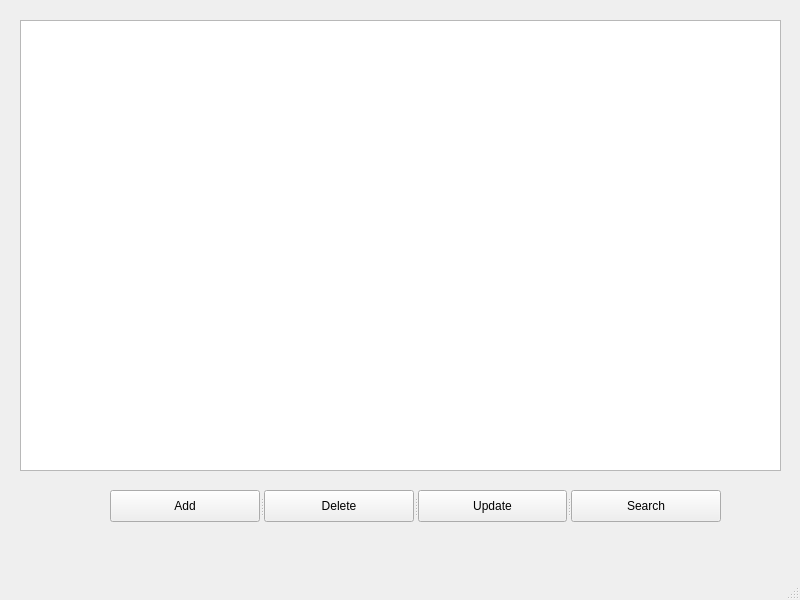
<?xml version="1.0" encoding="UTF-8"?>
<ui version="4.0">
 <class>ClinetWindow</class>
 <widget class="QMainWindow" name="ClinetWindow">
  <property name="geometry">
   <rect>
    <x>0</x>
    <y>0</y>
    <width>800</width>
    <height>600</height>
   </rect>
  </property>
  <property name="windowTitle">
   <string>MainWindow</string>
  </property>
  <widget class="QWidget" name="centralwidget">
   <widget class="QTableWidget" name="table">
    <property name="geometry">
     <rect>
      <x>20</x>
      <y>20</y>
      <width>761</width>
      <height>451</height>
     </rect>
    </property>
   </widget>
   <widget class="QSplitter" name="splitter">
    <property name="geometry">
     <rect>
      <x>110</x>
      <y>490</y>
      <width>611</width>
      <height>32</height>
     </rect>
    </property>
    <property name="orientation">
     <enum>Qt::Horizontal</enum>
    </property>
    <widget class="QPushButton" name="AddBtn">
     <property name="text">
      <string>Add</string>
     </property>
    </widget>
    <widget class="QPushButton" name="DeleteBtn">
     <property name="text">
      <string>Delete</string>
     </property>
    </widget>
    <widget class="QPushButton" name="TpdateBtn">
     <property name="text">
      <string>Update</string>
     </property>
    </widget>
    <widget class="QPushButton" name="SearchBtn">
     <property name="text">
      <string>Search</string>
     </property>
    </widget>
   </widget>
  </widget>
  <widget class="QMenuBar" name="menubar">
   <property name="geometry">
    <rect>
     <x>0</x>
     <y>0</y>
     <width>800</width>
     <height>24</height>
    </rect>
   </property>
  </widget>
  <widget class="QStatusBar" name="statusbar"/>
 </widget>
 <resources/>
 <connections/>
</ui>
